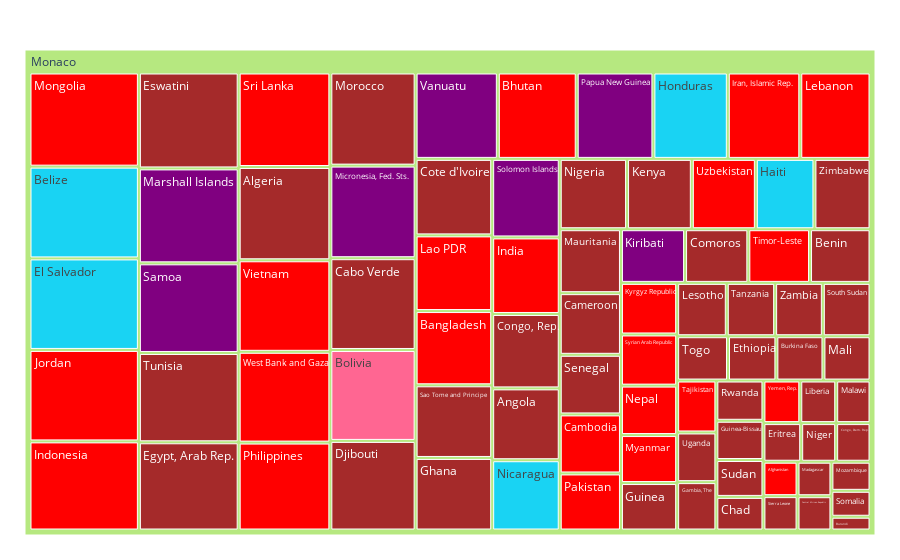

Notebook code cell kept with this figure:
### Code cell
fig = px.treemap(lowest_df, path=['Highest', 'Country Name'], values='value',
                  color='continent', 
                  color_discrete_map={'Europe':'blue', 'Americas':'green', 'Asia':'red', 'Africa':'brown', 'Oceania':'purple'},
                  #hover_data={'continent':False, 'country':False, 'pop':True, 'lifeExp':True, 'gdpPercap':True, 'year':False, 'Highest':False, 'value':True, 'cumsum':False},
                  #color_continuous_scale='RdBu',
                  #color_continuous_midpoint=np.average(lowest_df['lifeExp'], weights=lowest_df['pop'])
)
fig.update_layout(margin = dict(t=50, l=25, r=25, b=25))
fig.data[0].hovertemplate = '%{label}<br>%{value}'
fig.show()

### Figure 1 — Plotly figure (JSON) as saved in the notebook; plotly's stock layout.template omitted (floating-point values rounded to 4 significant figures)
{"data": [{"branchvalues": "total", "customdata": [["Asia"], ["Africa"], ["Africa"], ["Asia"], ["Africa"], ["Asia"], ["Africa"], ["Africa"], ["Oceania"], ["Africa"], ["Asia"], ["Africa"], ["Asia"], ["North America"], ["Asia"], ["Africa"], ["Africa"], ["Asia"], ["Africa"], ["Africa"], ["Africa"], ["Oceania"], ["Africa"], ["Africa"], ["Africa"], ["Africa"], ["Africa"], ["Africa"], ["Asia"], ["North America"], ["Africa"], ["South America"], ["Africa"], ["Africa"], ["Africa"], ["Asia"], ["Africa"], ["Africa"], ["Africa"], ["Africa"], ["Africa"], ["Africa"], ["Africa"], ["North America"], ["Africa"], ["Africa"], ["Asia"], ["Asia"], ["North America"], ["Africa"], ["Asia"], ["Africa"], ["North America"], ["Asia"], ["Asia"], ["Asia"], ["Asia"], ["Asia"], ["Africa"], ["Africa"], ["Asia"], ["Asia"], ["Africa"], ["Africa"], ["Africa"], ["Africa"], ["Asia"], ["Asia"], ["Oceania"], ["Africa"], ["Asia"], ["Africa"], ["Africa"], ["Oceania"], ["Africa"], ["Oceania"], ["Asia"], ["Africa"], ["Asia"], ["Africa"], ["Africa"], ["Oceania"], ["Oceania"], ["(?)"]], "domain": {"x": [0, 1], "y": [0, 1]}, "hovertemplate": "%{label}<br>%{value}", "ids": ["Monaco/Afghanistan", "Monaco/Guinea", "Monaco/Guinea-Bissau", "Monaco/Iran, Islamic Rep.", "Monaco/Kenya", "Monaco/Lebanon", "Monaco/Lesotho", "Monaco/Madagascar", "Monaco/Marshall Islands", "Monaco/Mauritania", "Monaco/Mongolia", "Monaco/Morocco", "Monaco/Nepal", "Monaco/Nicaragua", "Monaco/Pakistan", "Monaco/Sierra Leone", "Monaco/Somalia", "Monaco/Sri Lanka", "Monaco/Tanzania", "Monaco/Togo", "Monaco/Tunisia", "Monaco/Vanuatu", "Monaco/Ghana", "Monaco/Gambia, The", "Monaco/Liberia", "Monaco/Eswatini", "Monaco/Algeria", "Monaco/Angola", "Monaco/Bangladesh", "Monaco/Belize", "Monaco/Benin", "Monaco/Bolivia", "Monaco/Burkina Faso", "Monaco/Ethiopia", "Monaco/Cabo Verde", "Monaco/Cambodia", "Monaco/Central African Republic", "Monaco/Chad", "Monaco/Comoros", "Monaco/Congo, Dem. Rep.", "Monaco/Burundi", "Monaco/Cote d'Ivoire", "Monaco/Eritrea", "Monaco/El Salvador", "Monaco/Egypt, Arab Rep.", "Monaco/Congo, Rep.", "Monaco/India", "Monaco/Bhutan", "Monaco/Honduras", "Monaco/Sudan", "Monaco/Syrian Arab Republic", "Monaco/Sao Tome and Principe", "Monaco/Haiti", "Monaco/Timor-Leste", "Monaco/Vietnam", "Monaco/West Bank and Gaza", "Monaco/Tajikistan", "Monaco/Philippines", "Monaco/Zimbabwe", "Monaco/Mozambique", "Monaco/Indonesia", "Monaco/Lao PDR", "Monaco/Nigeria", "Monaco/Niger", "Monaco/Mali", "Monaco/Djibouti", "Monaco/Jordan", "Monaco/Kyrgyz Republic", "Monaco/Papua New Guinea", "Monaco/Cameroon", "Monaco/Yemen, Rep.", "Monaco/Malawi", "Monaco/Rwanda", "Monaco/Micronesia, Fed. Sts.", "Monaco/Zambia", "Monaco/Kiribati", "Monaco/Myanmar", "Monaco/Uganda", "Monaco/Uzbekistan", "Monaco/South Sudan", "Monaco/Senegal", "Monaco/Samoa", "Monaco/Solomon Islands", "Monaco"], "labels": ["Afghanistan", "Guinea", "Guinea-Bissau", "Iran, Islamic Rep.", "Kenya", "Lebanon", "Lesotho", "Madagascar", "Marshall Islands", "Mauritania", "Mongolia", "Morocco", "Nepal", "Nicaragua", "Pakistan", "Sierra Leone", "Somalia", "Sri Lanka", "Tanzania", "Togo", "Tunisia", "Vanuatu", "Ghana", "Gambia, The", "Liberia", "Eswatini", "Algeria", "Angola", "Bangladesh", "Belize", "Benin", "Bolivia", "Burkina Faso", "Ethiopia", "Cabo Verde", "Cambodia", "Central African Republic", "Chad", "Comoros", "Congo, Dem. Rep.", "Burundi", "Cote d'Ivoire", "Eritrea", "El Salvador", "Egypt, Arab Rep.", "Congo, Rep.", "India", "Bhutan", "Honduras", "Sudan", "Syrian Arab Republic", "Sao Tome and Principe", "Haiti", "Timor-Leste", "Vietnam", "West Bank and Gaza", "Tajikistan", "Philippines", "Zimbabwe", "Mozambique", "Indonesia", "Lao PDR", "Nigeria", "Niger", "Mali", "Djibouti", "Jordan", "Kyrgyz Republic", "Papua New Guinea", "Cameroon", "Yemen, Rep.", "Malawi", "Rwanda", "Micronesia, Fed. Sts.", "Zambia", "Kiribati", "Myanmar", "Uganda", "Uzbekistan", "South Sudan", "Senegal", "Samoa", "Solomon Islands", "Monaco"], "marker": {"colors": ["red", "brown", "brown", "red", "brown", "red", "brown", "brown", "purple", "brown", "red", "brown", "red", "#19d3f3", "red", "brown", "brown", "red", "brown", "brown", "brown", "purple", "brown", "brown", "brown", "brown", "brown", "brown", "red", "#19d3f3", "brown", "#FF6692", "brown", "brown", "brown", "red", "brown", "brown", "brown", "brown", "brown", "brown", "brown", "#19d3f3", "brown", "brown", "red", "red", "#19d3f3", "brown", "red", "brown", "#19d3f3", "red", "red", "red", "red", "red", "brown", "brown", "red", "red", "brown", "brown", "brown", "brown", "red", "red", "purple", "brown", "red", "brown", "brown", "purple", "brown", "purple", "red", "brown", "red", "brown", "brown", "purple", "purple", "#B6E880"]}, "name": "", "parents": ["Monaco", "Monaco", "Monaco", "Monaco", "Monaco", "Monaco", "Monaco", "Monaco", "Monaco", "Monaco", "Monaco", "Monaco", "Monaco", "Monaco", "Monaco", "Monaco", "Monaco", "Monaco", "Monaco", "Monaco", "Monaco", "Monaco", "Monaco", "Monaco", "Monaco", "Monaco", "Monaco", "Monaco", "Monaco", "Monaco", "Monaco", "Monaco", "Monaco", "Monaco", "Monaco", "Monaco", "Monaco", "Monaco", "Monaco", "Monaco", "Monaco", "Monaco", "Monaco", "Monaco", "Monaco", "Monaco", "Monaco", "Monaco", "Monaco", "Monaco", "Monaco", "Monaco", "Monaco", "Monaco", "Monaco", "Monaco", "Monaco", "Monaco", "Monaco", "Monaco", "Monaco", "Monaco", "Monaco", "Monaco", "Monaco", "Monaco", "Monaco", "Monaco", "Monaco", "Monaco", "Monaco", "Monaco", "Monaco", "Monaco", "Monaco", "Monaco", "Monaco", "Monaco", "Monaco", "Monaco", "Monaco", "Monaco", "Monaco", ""], "type": "treemap", "values": [516.7, 1174.0, 813.0, 2757.0, 2007.0, 2670.0, 1166.0, 514.9, 4171.0, 1723.0, 4535.0, 3497.0, 1223.0, 2091.0, 1538.0, 515.9, 445.8, 3815.0, 1136.0, 992.3, 3924.0, 3127.0, 2445.0, 835.6, 673.1, 4215.0, 3765.0, 2138.0, 2503.0, 4420.0, 1428.0, 3415.0, 918.2, 944.0, 3446.0, 1591.0, 511.5, 696.4, 1495.0, 584.1, 236.8, 2579.0, 642.5, 4409.0, 3876.0, 2214.0, 2277.0, 3001.0, 2831.0, 764.3, 1266.0, 2449.0, 1815.0, 1458.0, 3694.0, 3664.0, 897.1, 3549.0, 1737.0, 500.4, 4292.0, 2551.0, 2085.0, 594.9, 917.9, 3364.0, 4406.0, 1276.0, 2916.0, 1662.0, 690.8, 642.7, 833.8, 3477.0, 1121.0, 1515.0, 1187.0, 858.1, 1983.0, 1120.0, 1606.0, 3939.0, 2337.0, 169600.0]}], "layout": {"legend": {"tracegroupgap": 0}, "margin": {"b": 25, "l": 25, "r": 25, "t": 50}}}
